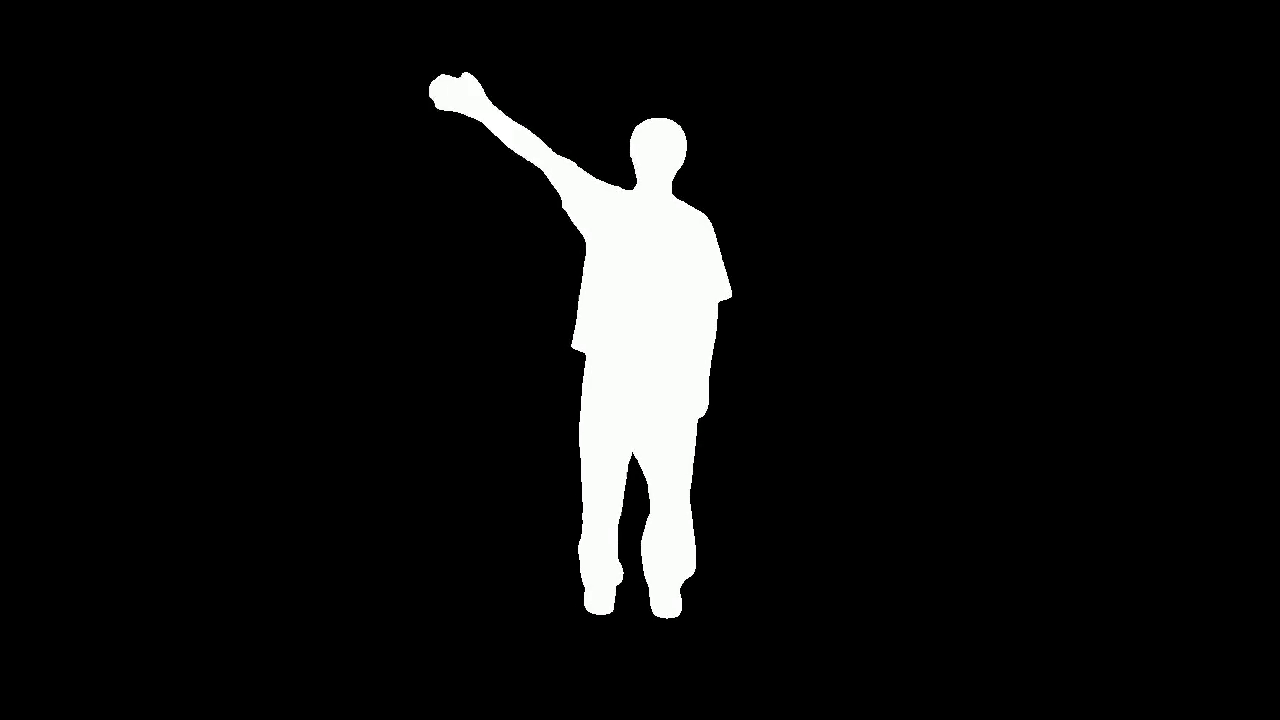
#> input picture frame 20 of assets/mask.mp4, 1280 x 720 px, given in place of edge.mp4, which was not available
$ python filter_out_edges.py
#> lines starting #> are read from the running program, lines starting #| are printed output that depends on the picture; after the words box and inside, x2 and y2 are one past the last pixel; in counts of white or black regions, pixels touching at a corner belong together
#!/usr/bin/env python3
"""
Apply a (grown/feathered) mask video to an edge video:
- Keep edge pixels only where (expanded) mask passes threshold.
- Optional: fill tiny holes (closing), expand (dilate), and feather.

Usage (MP4 output):
  python apply_mask.py \
    --threshold 0 \
    --mask_grow_px 3 \
    --mask_close_px 3 \
    --feather_px 2

Optional: PNG sequence (RGBA):
  python apply_mask.py --png_dir out_pngs
"""

import argparse
import cv2
import numpy as np
from pathlib import Path

def ensure_gray(img):
    if img.ndim == 2:
        return img
    return cv2.cvtColor(img, cv2.COLOR_BGR2GRAY)

def make_kernel(px):
    """Return an odd-sized elliptical kernel roughly px radius."""
    k = max(1, int(px) * 2 + 1)  # ensure odd
    return cv2.getStructuringElement(cv2.MORPH_ELLIPSE, (k, k))

def grow_and_feather_mask(mask_frame, threshold, grow_px=0, close_px=0, feather_px=0):
    """
    1) Binarize by threshold.
    2) Optional closing (fill small holes/gaps).
    3) Optional dilation (expand outward by ~grow_px).
    4) Optional feather: soft ramp from 0..255 near mask boundary.
    Returns uint8 mask (0..255).
    """
    mask_gray = ensure_gray(mask_frame)

    # Binarize
    _, mask_bin = cv2.threshold(mask_gray, threshold, 255, cv2.THRESH_BINARY)

    # Close (fills pinholes/small gaps inside the mask)
    if close_px and close_px > 0:
        k_close = make_kernel(close_px)
        mask_bin = cv2.morphologyEx(mask_bin, cv2.MORPH_CLOSE, k_close, iterations=1)

    # Dilate (expand outward)
    if grow_px and grow_px > 0:
        k_dilate = make_kernel(grow_px)
        mask_bin = cv2.dilate(mask_bin, k_dilate, iterations=1)

    # Feather: create a soft band around the boundary that passes some alpha
    if feather_px and feather_px > 0:
        # Distance from background to mask (in pixels)
        inv = cv2.bitwise_not(mask_bin)
        dist = cv2.distanceTransform(inv, cv2.DIST_L2, 5)  # float32
        # Within feather band, ramp alpha up to 255
        # Pixels already in mask_bin stay at 255.
        feather_band = np.clip((feather_px - dist) / max(1e-6, feather_px), 0.0, 1.0)
        feather_alpha = (feather_band * 255).astype(np.uint8)
        # Combine: max keeps full mask at 255, boundary gets 1..254
        mask_soft = np.maximum(mask_bin, feather_alpha)
        return mask_soft

    return mask_bin

def apply_mask(edge_frame_bgr, mask_frame, threshold, grow_px=0, close_px=0, feather_px=0):
    """
    Apply a grown/feathered mask to edge_frame_bgr.
    Returns (BGR, RGBA).
    """
    h, w = edge_frame_bgr.shape[:2]
    if mask_frame.shape[:2] != (h, w):
        mask_frame = cv2.resize(mask_frame, (w, h), interpolation=cv2.INTER_NEAREST)

    mask = grow_and_feather_mask(
        mask_frame,
        threshold=threshold,
        grow_px=grow_px,
        close_px=close_px,
        feather_px=feather_px,
    )

    # Bitwise AND uses mask as 0..255 alpha on each channel
    out_bgr = cv2.bitwise_and(edge_frame_bgr, edge_frame_bgr, mask=mask)

    # RGBA with provided alpha
    out_rgba = cv2.cvtColor(out_bgr, cv2.COLOR_BGR2BGRA)
    out_rgba[:, :, 3] = mask  # soft alpha if feathering used

    return out_bgr, out_rgba

def filter_out_edges(edges_p, mask_p, out_p, threshold=0, mask_grow_px=0, mask_close_px=0, feather_px=0):

#> called with edges_p = 'edge.mp4', mask_p = 'mask.mp4', out_p = 'filtered_video.mp4', threshold = 0, mask_grow_px = 0, mask_close_px = 0, feather_px = 0
    edge_cap = cv2.VideoCapture(str(edges_p))
    mask_cap = cv2.VideoCapture(str(mask_p))

    if not edge_cap.isOpened():
        raise RuntimeError(f"Failed to open edge video: {edges_p}")
    if not mask_cap.isOpened():
        raise RuntimeError(f"Failed to open mask video: {mask_p}")

    fps = edge_cap.get(cv2.CAP_PROP_FPS) or 30.0
    width  = int(edge_cap.get(cv2.CAP_PROP_FRAME_WIDTH))
    height = int(edge_cap.get(cv2.CAP_PROP_FRAME_HEIGHT))

    fourcc = cv2.VideoWriter_fourcc(*"mp4v")
    writer = cv2.VideoWriter(str(out_p), fourcc, fps, (width, height), True)
    if not writer.isOpened():
        raise RuntimeError("Failed to open VideoWriter. Try a different --fourcc (e.g., avc1, XVID, MJPG).")

    last_edge = last_mask = None

    while True:
        edge_ok, edge_frame = edge_cap.read()
#> edge_frame is the input picture: shape (720, 1280, 3); mean B, G, R 15.5, 15.7, 15.6
        mask_ok, mask_frame = mask_cap.read()

        if edge_frame is None or mask_frame is None:
            break

        last_edge = edge_frame
        last_mask = mask_frame

        # Ensure edge is BGR
        if edge_frame.ndim == 2:
            edge_frame = cv2.cvtColor(edge_frame, cv2.COLOR_GRAY2BGR)

        out_bgr, out_rgba = apply_mask(
            edge_frame,
            mask_frame,
            threshold=threshold,
            grow_px=mask_grow_px,
            close_px=mask_close_px,
            feather_px=feather_px,
        )
#> in grow_and_feather_mask, `_, mask_bin = cv2.threshold(mask_gray, threshold, 255, cv2.THRESH_BINA..`:
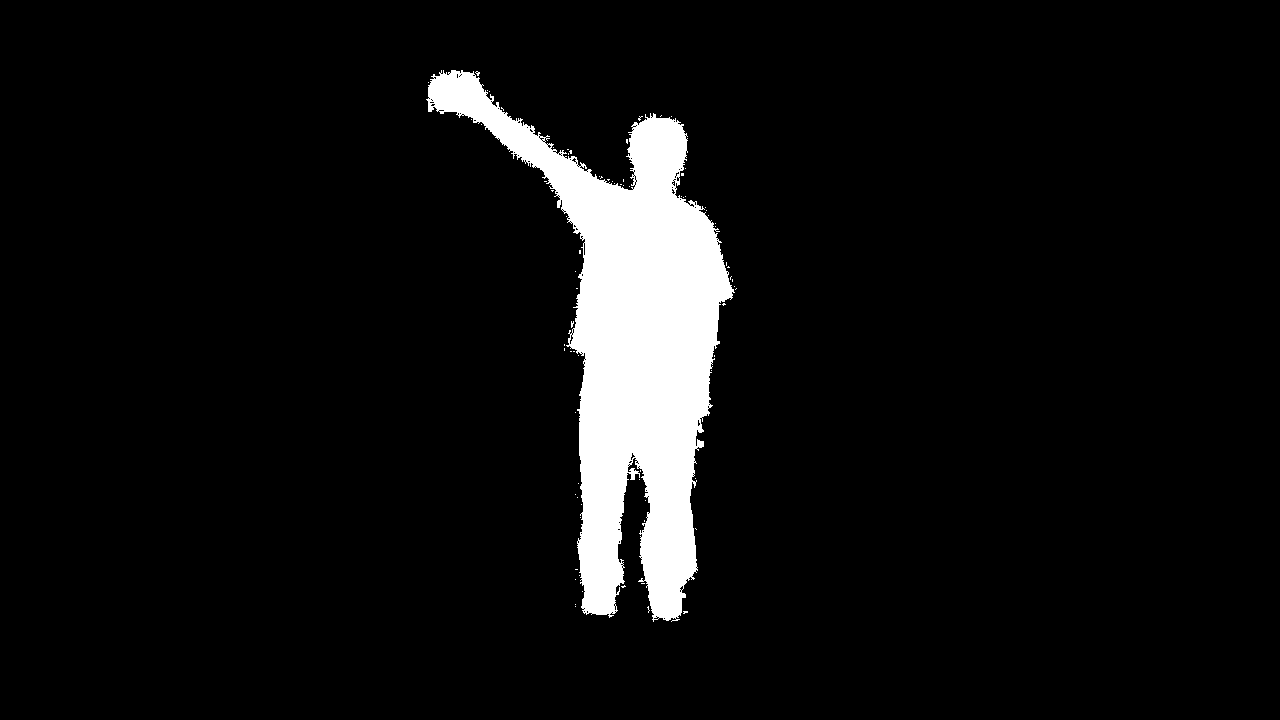
#> mask_bin: shape (720, 1280); 6.5% white; 78 white regions (77 under 20 px), largest, box (x1, y1, x2, y2) and area: (426, 70, 735, 622) 59953
        writer.write(out_bgr)


    edge_cap.release()
    mask_cap.release()
    writer.release()


if __name__ == "__main__":
        edges_video_path = "edge.mp4" # The edge control modality
        mask_video_path = "mask.mp4" # The mask video path
        output_path = "filtered_video.mp4" # output path
        filter_out_edges(edges_video_path, mask_video_path, output_path)

$ run again, starting later in the video
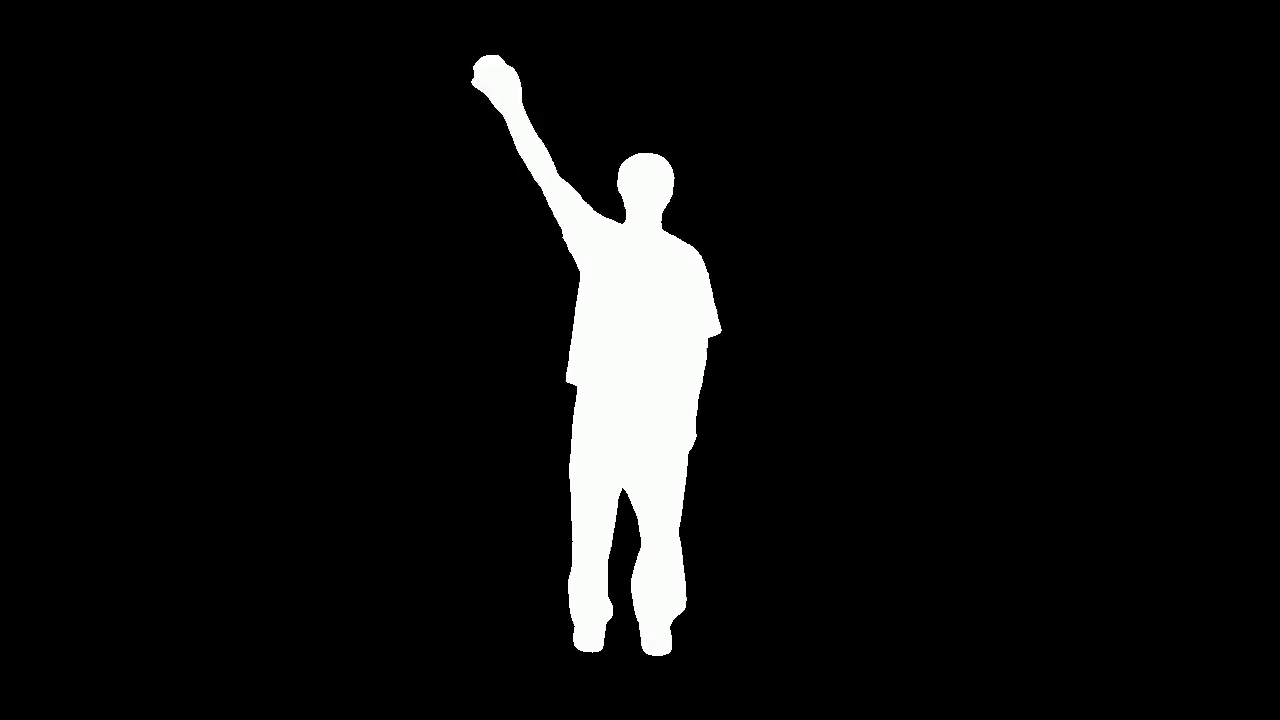
#> input picture frame 92 of assets/mask.mp4, 1280 x 720 px, given in place of edge.mp4, which was not available
#> in filter_out_edges, edge_frame is the input picture: shape (720, 1280, 3); mean B, G, R 15.4, 15.6, 15.5
#> in grow_and_feather_mask, `_, mask_bin = cv2.threshold(mask_gray, threshold, 255, cv2.THRESH_BINA..`:
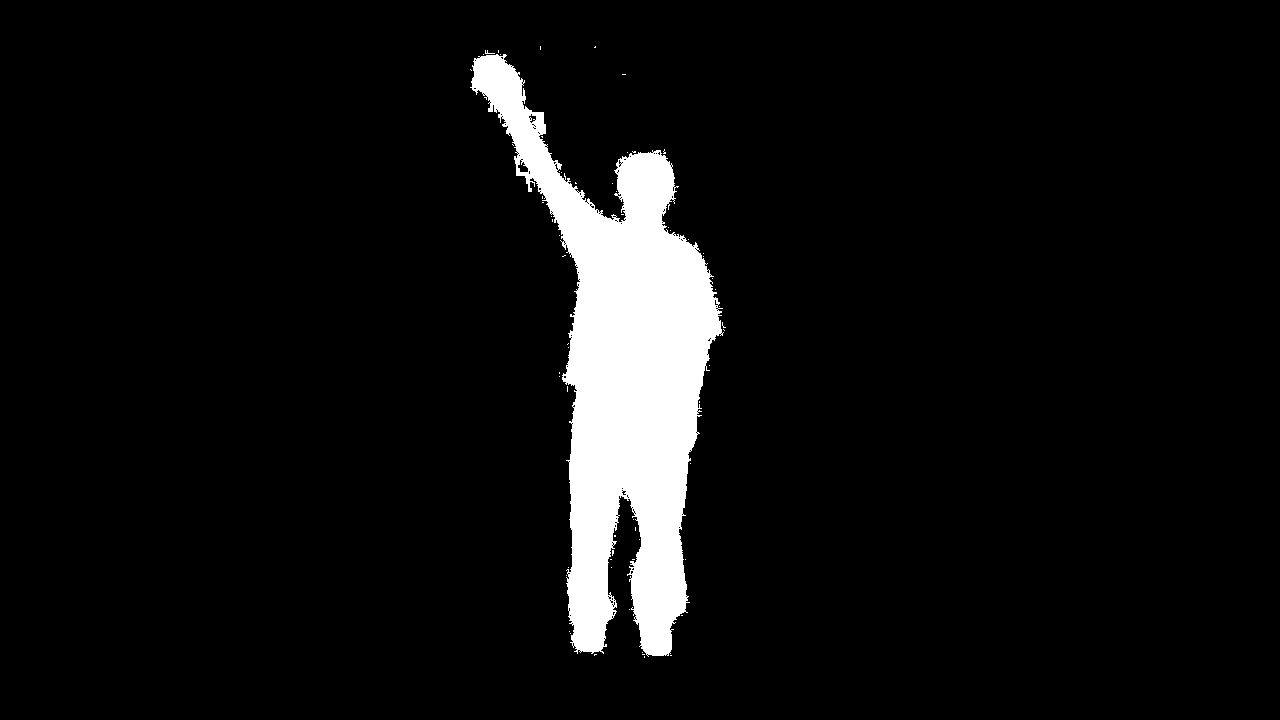
#> mask_bin: shape (720, 1280); 6.5% white; 64 white regions (63 under 20 px), largest, box (x1, y1, x2, y2) and area: (470, 54, 724, 657) 59447

$ run again, starting later in the video
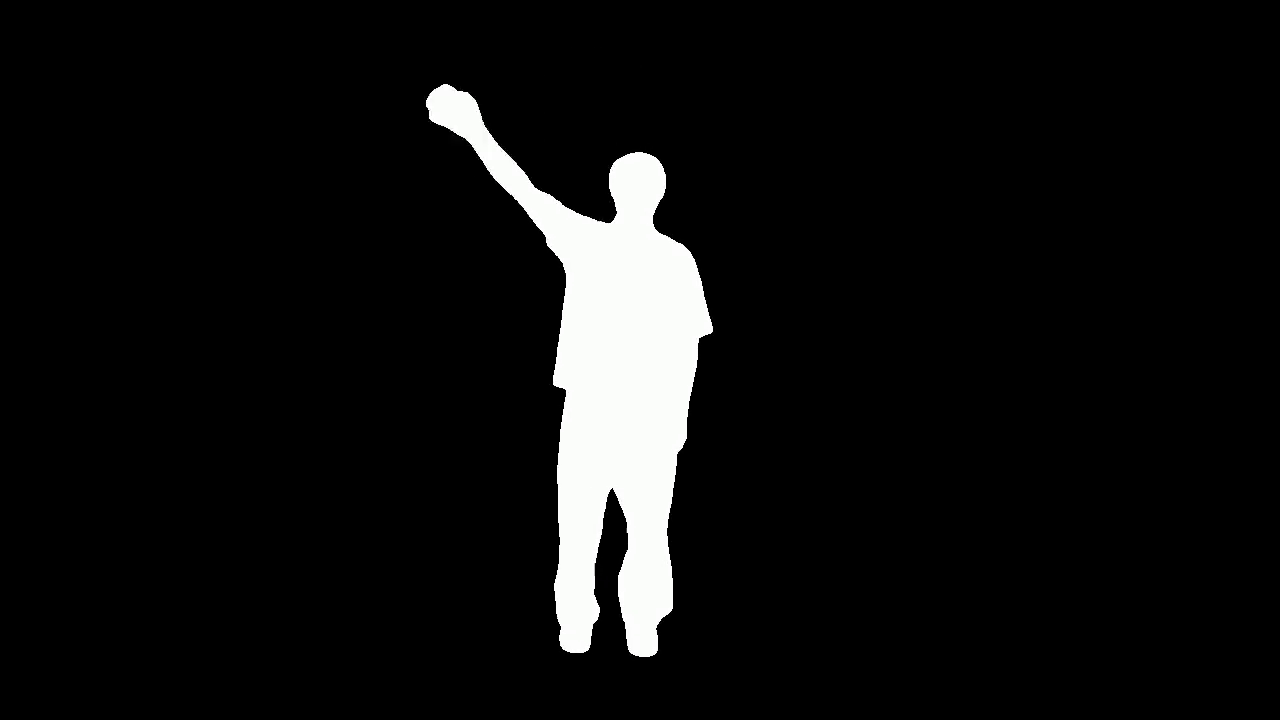
#> input picture frame 164 of assets/mask.mp4, 1280 x 720 px, given in place of edge.mp4, which was not available
#> in filter_out_edges, edge_frame is the input picture: shape (720, 1280, 3); mean B, G, R 15.8, 15.9, 15.8
#> in grow_and_feather_mask, `_, mask_bin = cv2.threshold(mask_gray, threshold, 255, cv2.THRESH_BINA..`:
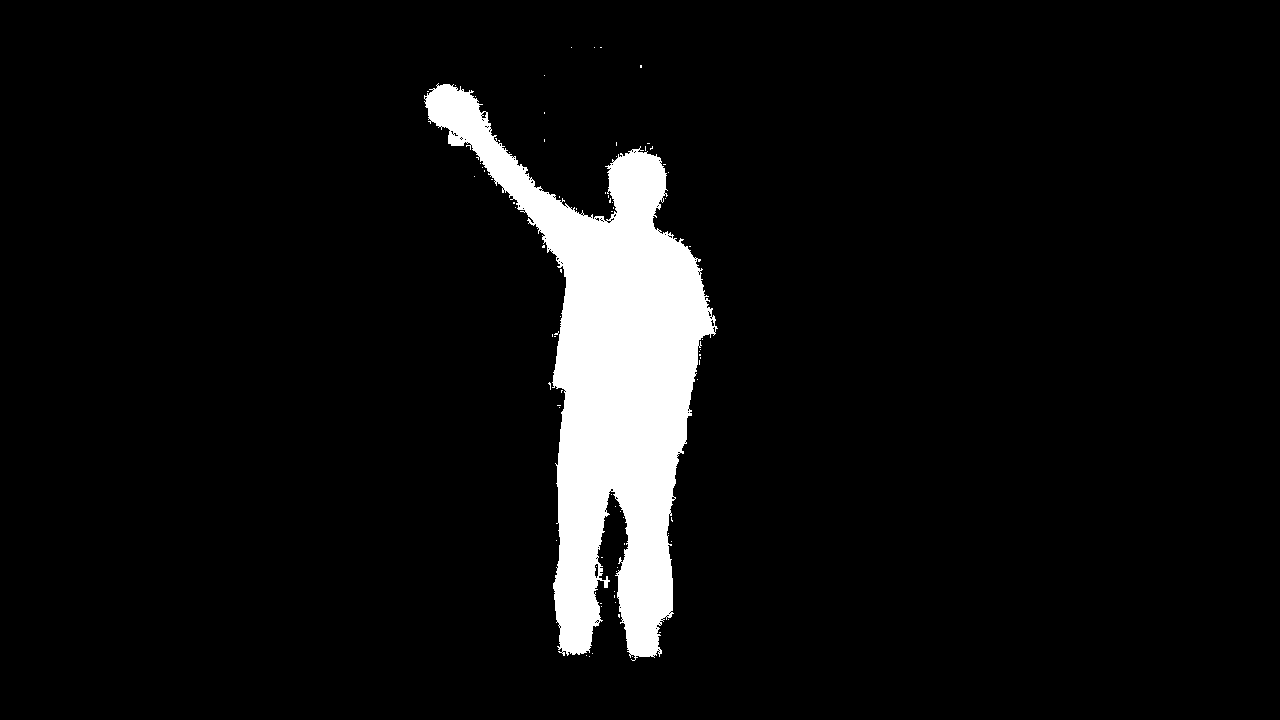
#> mask_bin: shape (720, 1280); 6.6% white; 79 white regions (78 under 20 px), largest, box (x1, y1, x2, y2) and area: (424, 83, 718, 661) 60196
